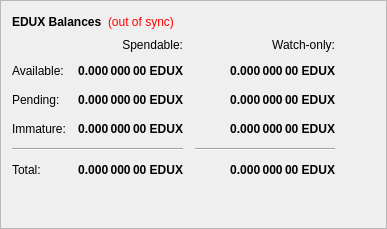
        <widget class="QFrame" name="frame">
         <property name="frameShape">
          <enum>QFrame::StyledPanel</enum>
         </property>
         <property name="frameShadow">
          <enum>QFrame::Raised</enum>
         </property>
         <layout class="QVBoxLayout" name="verticalLayout_4">
          <item>
           <layout class="QHBoxLayout" name="horizontalLayout_4">
            <item>
             <widget class="QLabel" name="label_5">
              <property name="font">
               <font>
                <weight>75</weight>
                <bold>true</bold>
               </font>
              </property>
              <property name="text">
               <string>EDUX Balances</string>
              </property>
             </widget>
            </item>
            <item>
             <widget class="QLabel" name="labelWalletStatus">
              <property name="cursor">
               <cursorShape>WhatsThisCursor</cursorShape>
              </property>
              <property name="toolTip">
               <string>The displayed information may be out of date. Your wallet automatically synchronizes with the EDUX network after a connection is established, but this process has not completed yet.</string>
              </property>
              <property name="styleSheet">
               <string notr="true">QLabel { color: red; }</string>
              </property>
              <property name="text">
               <string notr="true">(out of sync)</string>
              </property>
              <property name="alignment">
               <set>Qt::AlignLeading|Qt::AlignLeft|Qt::AlignVCenter</set>
              </property>
             </widget>
            </item>
            <item>
             <spacer name="horizontalSpacer_3">
              <property name="orientation">
               <enum>Qt::Horizontal</enum>
              </property>
              <property name="sizeHint" stdset="0">
               <size>
                <width>40</width>
                <height>20</height>
               </size>
              </property>
             </spacer>
            </item>
           </layout>
          </item>
          <item>
           <layout class="QGridLayout" name="gridLayout">
            <property name="spacing">
             <number>12</number>
            </property>
            <item row="2" column="2">
             <widget class="QLabel" name="labelWatchPending">
              <property name="font">
               <font>
                <weight>75</weight>
                <bold>true</bold>
               </font>
              </property>
              <property name="cursor">
               <cursorShape>IBeamCursor</cursorShape>
              </property>
              <property name="toolTip">
               <string>Unconfirmed transactions to watch-only addresses</string>
              </property>
              <property name="text">
               <string notr="true">0.000 000 00 EDUX</string>
              </property>
              <property name="alignment">
               <set>Qt::AlignRight|Qt::AlignTrailing|Qt::AlignVCenter</set>
              </property>
              <property name="textInteractionFlags">
               <set>Qt::LinksAccessibleByMouse|Qt::TextSelectableByKeyboard|Qt::TextSelectableByMouse</set>
              </property>
             </widget>
            </item>
            <item row="2" column="1">
             <widget class="QLabel" name="labelUnconfirmed">
              <property name="font">
               <font>
                <weight>75</weight>
                <bold>true</bold>
               </font>
              </property>
              <property name="cursor">
               <cursorShape>IBeamCursor</cursorShape>
              </property>
              <property name="toolTip">
               <string>Total of transactions that have yet to be confirmed, and do not yet count toward the spendable balance</string>
              </property>
              <property name="text">
               <string notr="true">0.000 000 00 EDUX</string>
              </property>
              <property name="alignment">
               <set>Qt::AlignRight|Qt::AlignTrailing|Qt::AlignVCenter</set>
              </property>
              <property name="textInteractionFlags">
               <set>Qt::LinksAccessibleByMouse|Qt::TextSelectableByKeyboard|Qt::TextSelectableByMouse</set>
              </property>
             </widget>
            </item>
            <item row="3" column="2">
             <widget class="QLabel" name="labelWatchImmature">
              <property name="font">
               <font>
                <weight>75</weight>
                <bold>true</bold>
               </font>
              </property>
              <property name="cursor">
               <cursorShape>IBeamCursor</cursorShape>
              </property>
              <property name="toolTip">
               <string>Staked or masternode rewards in watch-only addresses that has not yet matured</string>
              </property>
              <property name="text">
               <string notr="true">0.000 000 00 EDUX</string>
              </property>
              <property name="alignment">
               <set>Qt::AlignRight|Qt::AlignTrailing|Qt::AlignVCenter</set>
              </property>
              <property name="textInteractionFlags">
               <set>Qt::LinksAccessibleByMouse|Qt::TextSelectableByKeyboard|Qt::TextSelectableByMouse</set>
              </property>
             </widget>
            </item>
            <item row="4" column="0" colspan="2">
             <widget class="Line" name="lineSpendableBalance">
              <property name="orientation">
               <enum>Qt::Horizontal</enum>
              </property>
             </widget>
            </item>
            <item row="4" column="2">
             <widget class="Line" name="lineWatchBalance">
              <property name="sizePolicy">
               <sizepolicy hsizetype="Preferred" vsizetype="Fixed">
                <horstretch>0</horstretch>
                <verstretch>0</verstretch>
               </sizepolicy>
              </property>
              <property name="minimumSize">
               <size>
                <width>140</width>
                <height>0</height>
               </size>
              </property>
              <property name="orientation">
               <enum>Qt::Horizontal</enum>
              </property>
             </widget>
            </item>
            <item row="5" column="0">
             <widget class="QLabel" name="labelTotalText">
              <property name="text">
               <string>Total:</string>
              </property>
             </widget>
            </item>
            <item row="3" column="1">
             <widget class="QLabel" name="labelImmature">
              <property name="font">
               <font>
                <weight>75</weight>
                <bold>true</bold>
               </font>
              </property>
              <property name="cursor">
               <cursorShape>IBeamCursor</cursorShape>
              </property>
              <property name="toolTip">
               <string>Staked or masternode rewards that has not yet matured</string>
              </property>
              <property name="text">
               <string notr="true">0.000 000 00 EDUX</string>
              </property>
              <property name="alignment">
               <set>Qt::AlignRight|Qt::AlignTrailing|Qt::AlignVCenter</set>
              </property>
              <property name="textInteractionFlags">
               <set>Qt::LinksAccessibleByMouse|Qt::TextSelectableByKeyboard|Qt::TextSelectableByMouse</set>
              </property>
             </widget>
            </item>
            <item row="2" column="3">
             <spacer name="horizontalSpacer_2">
              <property name="orientation">
               <enum>Qt::Horizontal</enum>
              </property>
              <property name="sizeHint" stdset="0">
               <size>
                <width>40</width>
                <height>20</height>
               </size>
              </property>
             </spacer>
            </item>
            <item row="3" column="0">
             <widget class="QLabel" name="labelImmatureText">
              <property name="text">
               <string>Immature:</string>
              </property>
             </widget>
            </item>
            <item row="5" column="1">
             <widget class="QLabel" name="labelTotal">
              <property name="font">
               <font>
                <weight>75</weight>
                <bold>true</bold>
               </font>
              </property>
              <property name="cursor">
               <cursorShape>IBeamCursor</cursorShape>
              </property>
              <property name="toolTip">
               <string>Your current total balance</string>
              </property>
              <property name="text">
               <string notr="true">0.000 000 00 EDUX</string>
              </property>
              <property name="alignment">
               <set>Qt::AlignRight|Qt::AlignTrailing|Qt::AlignVCenter</set>
              </property>
              <property name="textInteractionFlags">
               <set>Qt::LinksAccessibleByMouse|Qt::TextSelectableByKeyboard|Qt::TextSelectableByMouse</set>
              </property>
             </widget>
            </item>
            <item row="5" column="2">
             <widget class="QLabel" name="labelWatchTotal">
              <property name="font">
               <font>
                <weight>75</weight>
                <bold>true</bold>
               </font>
              </property>
              <property name="cursor">
               <cursorShape>IBeamCursor</cursorShape>
              </property>
              <property name="toolTip">
               <string>Current total balance in watch-only addresses</string>
              </property>
              <property name="text">
               <string notr="true">0.000 000 00 EDUX</string>
              </property>
              <property name="alignment">
               <set>Qt::AlignRight|Qt::AlignTrailing|Qt::AlignVCenter</set>
              </property>
              <property name="textInteractionFlags">
               <set>Qt::LinksAccessibleByMouse|Qt::TextSelectableByKeyboard|Qt::TextSelectableByMouse</set>
              </property>
             </widget>
            </item>
            <item row="0" column="2">
             <widget class="QLabel" name="labelWatchonly">
              <property name="text">
               <string>Watch-only:</string>
              </property>
              <property name="alignment">
               <set>Qt::AlignRight|Qt::AlignTrailing|Qt::AlignVCenter</set>
              </property>
             </widget>
            </item>
            <item row="1" column="0">
             <widget class="QLabel" name="labelBalanceText">
              <property name="text">
               <string>Available:</string>
              </property>
             </widget>
            </item>
            <item row="1" column="1">
             <widget class="QLabel" name="labelBalance">
              <property name="font">
               <font>
                <weight>75</weight>
                <bold>true</bold>
               </font>
              </property>
              <property name="cursor">
               <cursorShape>IBeamCursor</cursorShape>
              </property>
              <property name="toolTip">
               <string>Your current spendable balance</string>
              </property>
              <property name="text">
               <string notr="true">0.000 000 00 EDUX</string>
              </property>
              <property name="alignment">
               <set>Qt::AlignRight|Qt::AlignTrailing|Qt::AlignVCenter</set>
              </property>
              <property name="textInteractionFlags">
               <set>Qt::LinksAccessibleByMouse|Qt::TextSelectableByKeyboard|Qt::TextSelectableByMouse</set>
              </property>
             </widget>
            </item>
            <item row="1" column="2">
             <widget class="QLabel" name="labelWatchAvailable">
              <property name="font">
               <font>
                <weight>75</weight>
                <bold>true</bold>
               </font>
              </property>
              <property name="cursor">
               <cursorShape>IBeamCursor</cursorShape>
              </property>
              <property name="toolTip">
               <string>Your current balance in watch-only addresses</string>
              </property>
              <property name="text">
               <string notr="true">0.000 000 00 EDUX</string>
              </property>
              <property name="alignment">
               <set>Qt::AlignRight|Qt::AlignTrailing|Qt::AlignVCenter</set>
              </property>
              <property name="textInteractionFlags">
               <set>Qt::LinksAccessibleByMouse|Qt::TextSelectableByKeyboard|Qt::TextSelectableByMouse</set>
              </property>
             </widget>
            </item>
            <item row="2" column="0">
             <widget class="QLabel" name="labelPendingText">
              <property name="text">
               <string>Pending:</string>
              </property>
             </widget>
            </item>
            <item row="0" column="1">
             <widget class="QLabel" name="labelSpendable">
              <property name="text">
               <string>Spendable:</string>
              </property>
              <property name="alignment">
               <set>Qt::AlignRight|Qt::AlignTrailing|Qt::AlignVCenter</set>
              </property>
             </widget>
            </item>
           </layout>
          </item>
          <item>
           <spacer name="verticalSpacer_4">
            <property name="orientation">
             <enum>Qt::Vertical</enum>
            </property>
            <property name="sizeHint" stdset="0">
             <size>
              <width>20</width>
              <height>40</height>
             </size>
            </property>
           </spacer>
          </item>
         </layout>
        </widget>
